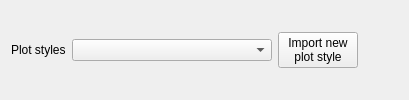
     <widget class="QFrame" name="frame_4">
      <property name="frameShape">
       <enum>QFrame::NoFrame</enum>
      </property>
      <property name="frameShadow">
       <enum>QFrame::Raised</enum>
      </property>
      <layout class="QHBoxLayout" name="horizontalLayout">
       <property name="topMargin">
        <number>0</number>
       </property>
       <property name="bottomMargin">
        <number>0</number>
       </property>
       <item>
        <widget class="QLabel" name="label">
         <property name="text">
          <string>Plot styles</string>
         </property>
        </widget>
       </item>
       <item>
        <widget class="QComboBox" name="mplStylesheetCombo">
         <property name="sizePolicy">
          <sizepolicy hsizetype="Fixed" vsizetype="Fixed">
           <horstretch>0</horstretch>
           <verstretch>0</verstretch>
          </sizepolicy>
         </property>
         <property name="minimumSize">
          <size>
           <width>200</width>
           <height>0</height>
          </size>
         </property>
        </widget>
       </item>
       <item>
        <widget class="QPushButton" name="importNewMplstyleBtn">
         <property name="toolTip">
          <string>Import new matplotlib style file from disk.</string>
         </property>
         <property name="text">
          <string>Import new
plot style</string>
         </property>
         <property name="icon">
          <iconset resource="Main_icons.qrc">
           <normaloff>:/allIcons/icons/import.svg</normaloff>:/allIcons/icons/import.svg</iconset>
         </property>
         <property name="iconSize">
          <size>
           <width>32</width>
           <height>32</height>
          </size>
         </property>
        </widget>
       </item>
       <item>
        <spacer name="horizontalSpacer">
         <property name="orientation">
          <enum>Qt::Horizontal</enum>
         </property>
         <property name="sizeHint" stdset="0">
          <size>
           <width>40</width>
           <height>20</height>
          </size>
         </property>
        </spacer>
       </item>
      </layout>
     </widget>
